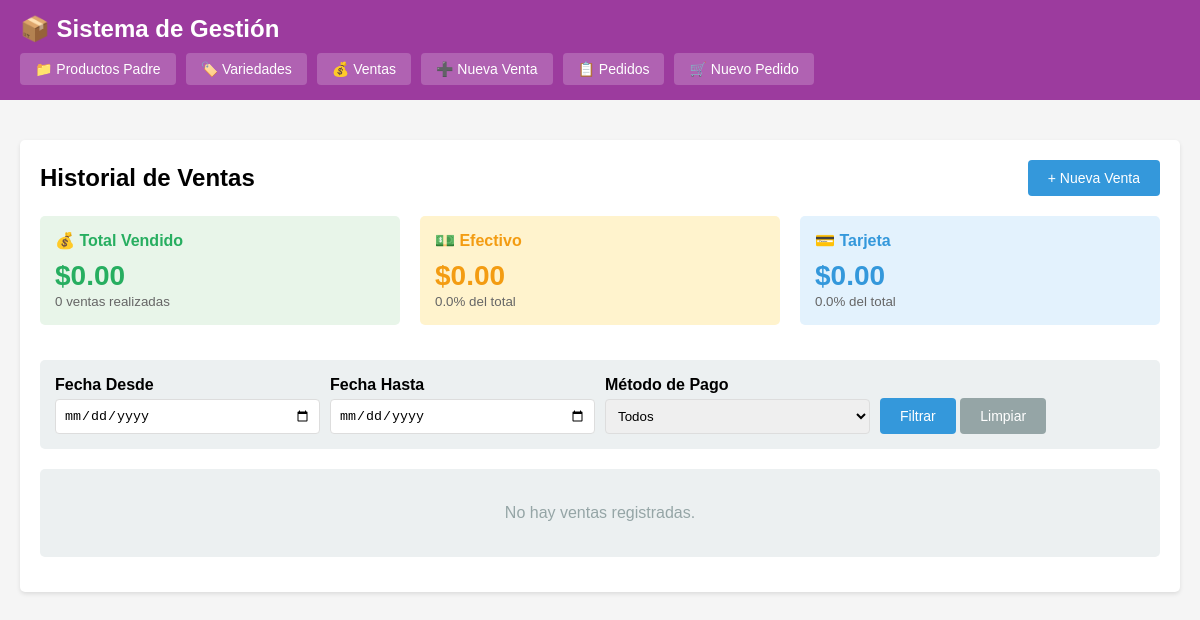
Page /index.php?c=venta&a=index on the earlier database version.
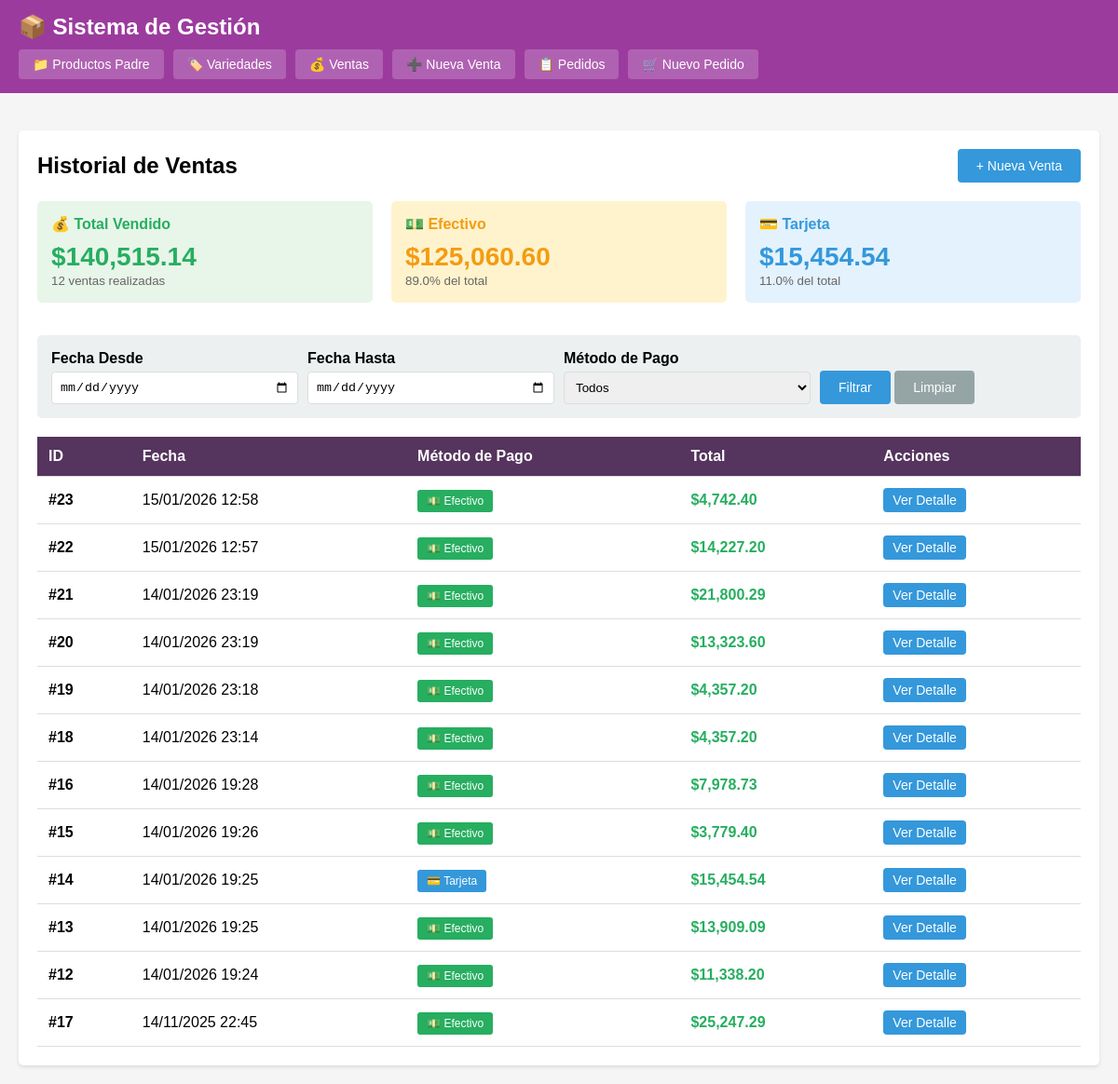
Same page on the later database version.
### tables this page shows
CREATE TABLE ventas (
            id INTEGER PRIMARY KEY AUTOINCREMENT,
            total DECIMAL(10,2) NOT NULL,
            metodo_pago VARCHAR(20) NOT NULL,
            descuento_aplicado DECIMAL(10,2) DEFAULT 0,
            fecha DATETIME DEFAULT CURRENT_TIMESTAMP
        );

### controllers/VentaController.php (called while the page is built, shortened)
<?php
class VentaController {
    private $ventaModel;
    public function __construct() {
        $this->ventaModel = new Venta();
    }
    public function index() {
        $filtros = [];
        $ventas = $this->ventaModel->getAll($filtros);
        $total_ventas = $this->ventaModel->getTotalVentas($filtros);
        $estadisticas = $this->ventaModel->getEstadisticas(
            $filtros['fecha_desde'] ?? null,
            $filtros['fecha_hasta'] ?? null
        );
        $this->render('ventas/index', [
            'ventas' => $ventas,
            'total_ventas' => $total_ventas,
            'estadisticas' => $estadisticas,
            'filtros' => $filtros
        ]);
    }
    private function render($view, $data = []) {
        extract($data);
        require BASE_PATH . '/views/' . $view . '.php';
        $content = ob_get_clean();
        require BASE_PATH . '/views/layout.php';
    }
}
?>

### config/database.php (called while the page is built, shortened)
<?php
class Database {
    private static $instance = null;
    private $conn;
    private function __construct() {
        try {
            $this->conn = new PDO('sqlite:' . DB_PATH);
            $this->conn->setAttribute(PDO::ATTR_ERRMODE, PDO::ERRMODE_EXCEPTION);
            $this->conn->setAttribute(PDO::ATTR_DEFAULT_FETCH_MODE, PDO::FETCH_ASSOC);
        } catch(PDOException $e) {
            die("Error de conexión: " . $e->getMessage());
        }
    }
    public static function getInstance() {
        if (self::$instance === null) {
            self::$instance = new self();
        }
        return self::$instance;
    }
    public function getConnection() {
        return $this->conn;
    }
}
?>

### models/Venta.php (called while the page is built, shortened)
<?php
class Venta {
    private $db;
    public function __construct() {
        $this->db = Database::getInstance()->getConnection();
    }
    public function getAll($filtros = []) {
        $sql = "SELECT * FROM ventas WHERE 1=1";
        $params = [];
        $sql .= " ORDER BY fecha DESC";
        $stmt = $this->db->prepare($sql);
        $stmt->execute($params);
        return $stmt->fetchAll();
    }
    public function getEstadisticas($fecha_desde = null, $fecha_hasta = null) {
        $sql = "SELECT
                COUNT(*) as total_ventas,
                SUM(total) as total_vendido,
                AVG(total) as promedio_venta,
                SUM(CASE WHEN metodo_pago = 'efectivo' THEN total ELSE 0 END) as total_efectivo,
                SUM(CASE WHEN metodo_pago = 'tarjeta' THEN total ELSE 0 END) as total_tarjeta,
                SUM(CASE WHEN metodo_pago = 'transferencia' THEN total ELSE 0 END) as total_transferencia
                FROM ventas WHERE 1=1";
        $params = [];
        $stmt = $this->db->prepare($sql);
        $stmt->execute($params);
        $result = $stmt->fetch();
        if ($result) {
            $result['total_tarjeta_combinado'] = ($result['total_tarjeta'] ?? 0) + ($result['total_transferencia'] ?? 0);
        }
        return $result;
    }
}
?>

### views/ventas/index.php (the view, shortened to what this page needs)
<div style="display: flex; justify-content: space-between; align-items: center; margin-bottom: 20px;">
    <h2>Historial de Ventas</h2>
    <a href="index.php?c=venta&a=nueva" class="btn btn-primary">+ Nueva Venta</a>
</div>
<div class="grid-3" style="margin-bottom: 20px;">
    <div class="card" style="background: #e8f5e9;">
        <h4 style="margin-bottom: 10px; color: #27ae60;">💰 Total Vendido</h4>
        <div style="font-size: 28px; font-weight: bold; color: #27ae60;">
            $<?= number_format($estadisticas['total_vendido'] ?? 0, 2) ?>
        </div>
        <small style="color: #666;"><?= $estadisticas['total_ventas'] ?? 0 ?> ventas realizadas</small>
    </div>
    <div class="card" style="background: #fff3cd;">
        <h4 style="margin-bottom: 10px; color: #f39c12;">💵 Efectivo</h4>
        <div style="font-size: 28px; font-weight: bold; color: #f39c12;">
            $<?= number_format($estadisticas['total_efectivo'] ?? 0, 2) ?>
        </div>
        <small style="color: #666;">
            <?php
            $porcentaje_efectivo = ($estadisticas['total_vendido'] > 0)
                ? (($estadisticas['total_efectivo'] / $estadisticas['total_vendido']) * 100)
                : 0;
            echo number_format($porcentaje_efectivo, 1) . '% del total';
            ?>
        </small>
    </div>
    <div class="card" style="background: #e3f2fd;">
        <h4 style="margin-bottom: 10px; color: #3498db;">💳 Tarjeta</h4>
        <div style="font-size: 28px; font-weight: bold; color: #3498db;">
            $<?= number_format($estadisticas['total_tarjeta_combinado'] ?? 0, 2) ?>
        </div>
        <small style="color: #666;">
            <?php
            $porcentaje_tarjeta = ($estadisticas['total_vendido'] > 0)
                ? (($estadisticas['total_tarjeta_combinado'] / $estadisticas['total_vendido']) * 100)
                : 0;
            echo number_format($porcentaje_tarjeta, 1) . '% del total';
            ?>
        </small>
    </div>
</div>
<div class="filtros">
    <form method="GET" action="index.php">
        <div class="form-group">
            <label for="fecha_desde">Fecha Desde</label>
            <input type="date" id="fecha_desde" name="fecha_desde" value="<?= $filtros['fecha_desde'] ?? '' ?>">
        </div>
        <div class="form-group">
            <label for="fecha_hasta">Fecha Hasta</label>
            <input type="date" id="fecha_hasta" name="fecha_hasta" value="<?= $filtros['fecha_hasta'] ?? '' ?>">
        </div>
        <div class="form-group">
            <label for="metodo_pago">Método de Pago</label>
            <select id="metodo_pago" name="metodo_pago">
                <option value="">Todos</option>
            </select>
        </div>
        <div class="form-group">
            <label>&nbsp;</label>
            <button type="submit" class="btn btn-primary">Filtrar</button>
            <a href="index.php?c=venta&a=index" class="btn btn-secondary">Limpiar</a>
        </div>
    </form>
</div>
<?php if (empty($ventas)): ?>
    <div class="card">
        <p style="text-align: center; color: #95a5a6; padding: 20px;">No hay ventas registradas.</p>
    </div>
<?php else: ?>
    <table>
        <thead>
            <tr>
                <th>ID</th>
                <th>Fecha</th>
                <th>Método de Pago</th>
                <th>Total</th>
                <th>Acciones</th>
            </tr>
        </thead>
        <tbody>
            <?php foreach ($ventas as $venta): ?>
                <tr>
                    <td><strong>#<?= $venta['id'] ?></strong></td>
                    <td><?= date('d/m/Y H:i', strtotime($venta['fecha'])) ?></td>
                    <td>
                        <?php if ($venta['metodo_pago'] == 'efectivo'): ?>
                            <span class="badge" style="background: #27ae60;">💵 Efectivo</span>
                        <?php elseif ($venta['metodo_pago'] == 'tarjeta'): ?>
                            <span class="badge" style="background: #3498db;">💳 Tarjeta</span>
                        <?php else: ?>
                            <span class="badge" style="background: #9b59b6;">🔄 Transferencia</span>
                        <?php endif; ?>
                    </td>
                    <td><strong style="color: #27ae60; font-size: 16px;">$<?= number_format($venta['total'], 2) ?></strong></td>
                    <td>
                        <a href="index.php?c=venta&a=detalle&id=<?= $venta['id'] ?>" class="btn btn-primary" style="padding: 5px 10px;">Ver Detalle</a>
                    </td>
                </tr>
            <?php endforeach; ?>
        </tbody>
    </table>
<?php endif; ?>

### index.php (shortened to what this page needs)
<?php
spl_autoload_register(function ($class) {
    $paths = [
        BASE_PATH . '/models/' . $class . '.php',
        BASE_PATH . '/controllers/' . $class . '.php'
    ];
    foreach ($paths as $path) {
        if (file_exists($path)) {
            return;
        }
    }
});
require_once BASE_PATH . '/config/database.php';
$controller = $_GET['c'] ?? 'variedad';
$action = $_GET['a'] ?? 'index';
$id = $_GET['id'] ?? null;
$controllerName = ucfirst($controller) . 'Controller';
if (class_exists($controllerName)) {
    $controllerInstance = new $controllerName();
    if (method_exists($controllerInstance, $action)) {
        $controllerInstance->$action($id);
    } else {
        header("HTTP/1.0 404 Not Found");
        echo "Acción no encontrada";
    }
} else {
    header("HTTP/1.0 404 Not Found");
    echo "Controlador no encontrado";
}
?>

### views/layout.php (shortened to what this page needs)
<!DOCTYPE html>
<html lang="es">
<head>
</head>
<body>
    <div class="header">
        <div class="container">
            <h1>📦 Sistema de Gestión</h1>
            <div class="nav">
                <a href="index.php?c=productoPadre&a=index">📁 Productos Padre</a>
                <a href="index.php?c=variedad&a=index">🏷️ Variedades</a>
                <a href="index.php?c=venta&a=index">💰 Ventas</a>
                <a href="index.php?c=venta&a=nueva">➕ Nueva Venta</a>
                <a href="index.php?c=pedido&a=index">📋 Pedidos</a>
                <a href="index.php?c=pedido&a=nuevo">🛒 Nuevo Pedido</a>
            </div>
        </div>
    </div>
    <div class="container">
        <div class="content">
            <?= $content ?>
        </div>
    </div>
</body>
</html>

### views/layout.php (style rules this page uses)
* { margin: 0; padding: 0; box-sizing: border-box; }
body { font-family: Arial, sans-serif; background: #f5f5f5; }
.header { background: #9c3b9e; color: white; padding: 15px 0; margin-bottom: 20px; }
.header .container { max-width: 1200px; margin: 0 auto; padding: 0 20px; }
.header h1 { font-size: 24px; margin-bottom: 10px; }
.nav { display: flex; gap: 10px; flex-wrap: wrap; }
.nav a { color: white; text-decoration: none; padding: 8px 15px; background: rgba(255,255,255,0.2); border-radius: 4px; font-size: 14px; }
.container { max-width: 1200px; margin: 0 auto; padding: 20px; }
.content { background: white; padding: 20px; border-radius: 5px; box-shadow: 0 2px 4px rgba(0,0,0,0.1); }
.btn { display: inline-block; padding: 10px 20px; text-decoration: none; border-radius: 4px; cursor: pointer; border: none; font-size: 14px; }
.btn-primary { background: #3498db; color: white; }
.btn-secondary { background: #95a5a6; color: white; }
table { width: 100%; border-collapse: collapse; margin-top: 20px; }
table th, table td { padding: 12px; text-align: left; border-bottom: 1px solid #ddd; }
table th { background: #55345e; color: white; }
.form-group { margin-bottom: 15px; }
.form-group label { display: block; margin-bottom: 5px; font-weight: bold; }
.form-group input, .form-group textarea, .form-group select { width: 100%; padding: 8px; border: 1px solid #ddd; border-radius: 4px; }
.badge { padding: 5px 10px; border-radius: 3px; font-size: 12px; color: white; }
.grid-3 { display: grid; grid-template-columns: 1fr 1fr 1fr; gap: 20px; }
.card { background: #ecf0f1; padding: 15px; border-radius: 5px; margin-bottom: 15px; }
.filtros { background: #ecf0f1; padding: 15px; border-radius: 5px; margin-bottom: 20px; }
.filtros form { display: flex; gap: 10px; flex-wrap: wrap; align-items: flex-end; }
.filtros .form-group { margin-bottom: 0; flex: 1; min-width: 150px; }

Differences in the rows shown:
added ventas: id "23", fecha "15/01/2026 12:58", metodo_pago "💵 Efectivo", total "4,742.40"
added ventas: id "22", fecha "15/01/2026 12:57", metodo_pago "💵 Efectivo", total "14,227.20"
added ventas: id "21", fecha "14/01/2026 23:19", metodo_pago "💵 Efectivo", total "21,800.29"
added ventas: id "20", fecha "14/01/2026 23:19", metodo_pago "💵 Efectivo", total "13,323.60"
added ventas: id "19", fecha "14/01/2026 23:18", metodo_pago "💵 Efectivo", total "4,357.20"
added ventas: id "18", fecha "14/01/2026 23:14", metodo_pago "💵 Efectivo", total "4,357.20"
added ventas: id "16", fecha "14/01/2026 19:28", metodo_pago "💵 Efectivo", total "7,978.73"
added ventas: id "15", fecha "14/01/2026 19:26", metodo_pago "💵 Efectivo", total "3,779.40"
added ventas: id "14", fecha "14/01/2026 19:25", metodo_pago "💳 Tarjeta", total "15,454.54"
added ventas: id "13", fecha "14/01/2026 19:25", metodo_pago "💵 Efectivo", total "13,909.09"
added ventas: id "12", fecha "14/01/2026 19:24", metodo_pago "💵 Efectivo", total "11,338.20"
added ventas: id "17", fecha "14/11/2025 22:45", metodo_pago "💵 Efectivo", total "25,247.29"
Other differences:
$estadisticas['total_vendido']: "0.00" → "140,515.14"
$estadisticas['total_ventas']: "0" → "12"
$estadisticas['total_efectivo']: "0.00" → "125,060.60"
$porcentaje_efectivo: "0.0" → "89.0"
$estadisticas['total_tarjeta_combinado']: "0.00" → "15,454.54"
$porcentaje_tarjeta: "0.0" → "11.0"
text no longer shown: "No hay ventas registradas."
text now shown: "ID Fecha Método de Pago Total Acciones"
